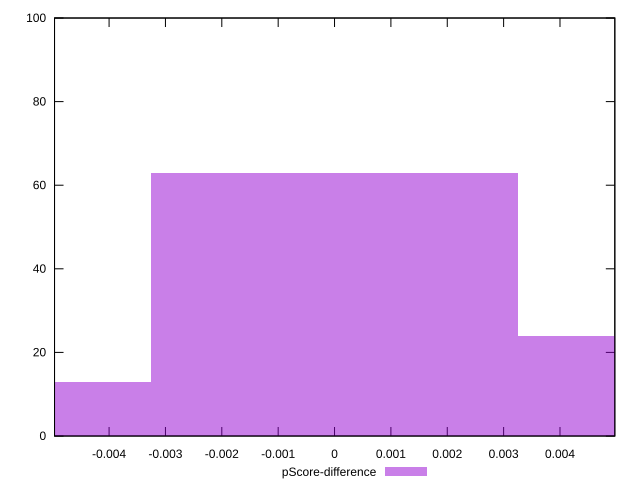

Write gnuplot code to recreate this figure.
reset

$pScoreDifference <<EOF
0.006521016487784592 24
0 63
-0.006521016487784592 13
EOF

set key outside below
set boxwidth 0.006521016487784592
set xrange [-0.004967760721578729:0.004972816186563589]
set yrange [0:100]
set trange [0:100]
set style fill transparent solid 0.5 noborder
set terminal svg size 640, 490 enhanced background rgb 'white'
set output "report_00015_2021-02-09T16-11-33.973Z/interactive/samples/pages+cached+noadtech/pScore-difference/histogram.svg"

plot $pScoreDifference title "pScore-difference" with boxes

reset
